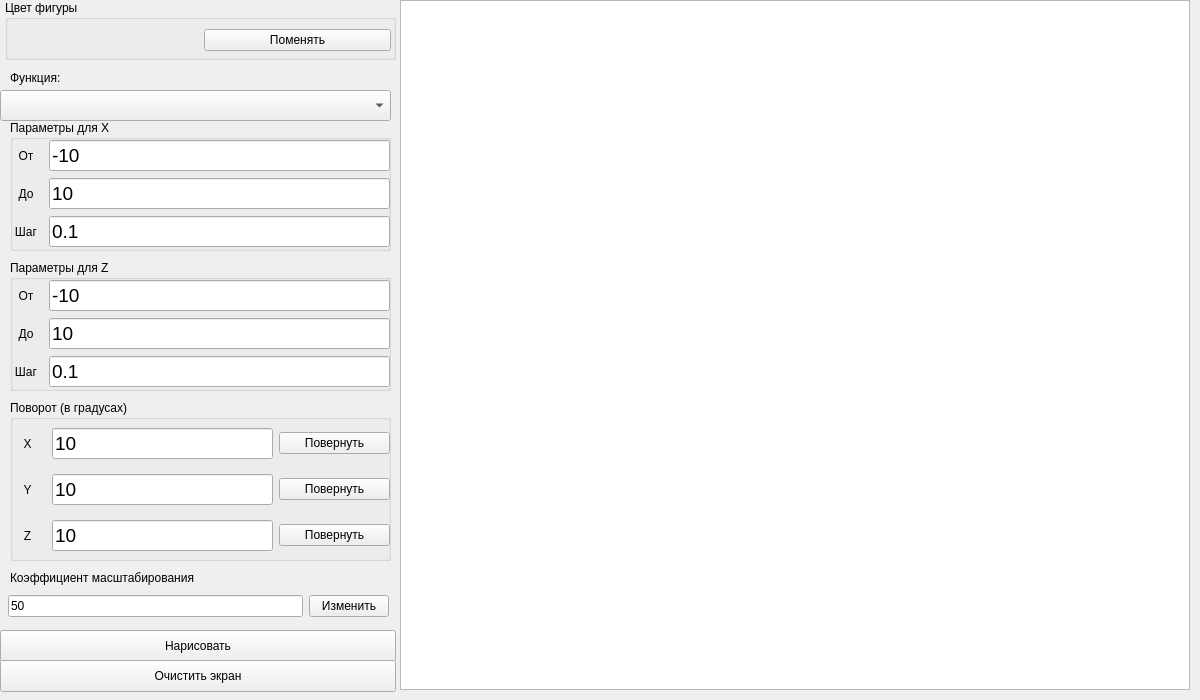
<?xml version="1.0" encoding="UTF-8"?>
<ui version="4.0">
 <class>MainWindow</class>
 <widget class="QMainWindow" name="MainWindow">
  <property name="geometry">
   <rect>
    <x>0</x>
    <y>0</y>
    <width>1200</width>
    <height>700</height>
   </rect>
  </property>
  <property name="windowTitle">
   <string>MainWindow</string>
  </property>
  <widget class="QWidget" name="centralwidget">
   <widget class="QGraphicsView" name="graphicsView">
    <property name="geometry">
     <rect>
      <x>400</x>
      <y>0</y>
      <width>790</width>
      <height>690</height>
     </rect>
    </property>
    <property name="minimumSize">
     <size>
      <width>740</width>
      <height>690</height>
     </size>
    </property>
   </widget>
   <widget class="QGroupBox" name="groupBox">
    <property name="geometry">
     <rect>
      <x>5</x>
      <y>0</y>
      <width>391</width>
      <height>60</height>
     </rect>
    </property>
    <property name="maximumSize">
     <size>
      <width>16777215</width>
      <height>60</height>
     </size>
    </property>
    <property name="title">
     <string>Цвет фигуры</string>
    </property>
    <widget class="QWidget" name="horizontalLayoutWidget_2">
     <property name="geometry">
      <rect>
       <x>0</x>
       <y>20</y>
       <width>391</width>
       <height>41</height>
      </rect>
     </property>
     <layout class="QHBoxLayout" name="horizontalLayout_2">
      <property name="leftMargin">
       <number>5</number>
      </property>
      <property name="rightMargin">
       <number>5</number>
      </property>
      <item>
       <widget class="QWidget" name="surface_color_preview" native="true"/>
      </item>
      <item>
       <widget class="QPushButton" name="btn_surface_color_change">
        <property name="text">
         <string>Поменять</string>
        </property>
       </widget>
      </item>
     </layout>
    </widget>
   </widget>
   <widget class="QPushButton" name="btn_draw">
    <property name="geometry">
     <rect>
      <x>0</x>
      <y>630</y>
      <width>396</width>
      <height>32</height>
     </rect>
    </property>
    <property name="text">
     <string>Нарисовать</string>
    </property>
   </widget>
   <widget class="QPushButton" name="btn_clear">
    <property name="geometry">
     <rect>
      <x>0</x>
      <y>660</y>
      <width>396</width>
      <height>32</height>
     </rect>
    </property>
    <property name="text">
     <string>Очистить экран</string>
    </property>
   </widget>
   <widget class="QComboBox" name="funcsCB">
    <property name="geometry">
     <rect>
      <x>0</x>
      <y>90</y>
      <width>391</width>
      <height>31</height>
     </rect>
    </property>
   </widget>
   <widget class="QLabel" name="label">
    <property name="geometry">
     <rect>
      <x>10</x>
      <y>70</y>
      <width>58</width>
      <height>16</height>
     </rect>
    </property>
    <property name="text">
     <string>Функция:</string>
    </property>
   </widget>
   <widget class="QGroupBox" name="groupBox_2">
    <property name="geometry">
     <rect>
      <x>10</x>
      <y>120</y>
      <width>381</width>
      <height>131</height>
     </rect>
    </property>
    <property name="title">
     <string>Параметры для Х</string>
    </property>
    <widget class="QWidget" name="verticalLayoutWidget">
     <property name="geometry">
      <rect>
       <x>-1</x>
       <y>19</y>
       <width>381</width>
       <height>111</height>
      </rect>
     </property>
     <layout class="QVBoxLayout" name="verticalLayout">
      <item>
       <layout class="QHBoxLayout" name="horizontalLayout" stretch="1,10">
        <item>
         <widget class="QLabel" name="label_2">
          <property name="text">
           <string>От</string>
          </property>
          <property name="alignment">
           <set>Qt::AlignCenter</set>
          </property>
         </widget>
        </item>
        <item>
         <widget class="QLineEdit" name="x_start">
          <property name="font">
           <font>
            <pointsize>14</pointsize>
           </font>
          </property>
          <property name="text">
           <string>-10</string>
          </property>
         </widget>
        </item>
       </layout>
      </item>
      <item>
       <layout class="QHBoxLayout" name="horizontalLayout_5" stretch="1,10">
        <item>
         <widget class="QLabel" name="label_3">
          <property name="text">
           <string>До</string>
          </property>
          <property name="alignment">
           <set>Qt::AlignCenter</set>
          </property>
         </widget>
        </item>
        <item>
         <widget class="QLineEdit" name="x_end">
          <property name="font">
           <font>
            <pointsize>14</pointsize>
           </font>
          </property>
          <property name="text">
           <string>10</string>
          </property>
         </widget>
        </item>
       </layout>
      </item>
      <item>
       <layout class="QHBoxLayout" name="horizontalLayout_4" stretch="1,10">
        <item>
         <widget class="QLabel" name="label_4">
          <property name="text">
           <string>Шаг</string>
          </property>
          <property name="alignment">
           <set>Qt::AlignCenter</set>
          </property>
         </widget>
        </item>
        <item>
         <widget class="QLineEdit" name="x_step">
          <property name="font">
           <font>
            <pointsize>14</pointsize>
           </font>
          </property>
          <property name="text">
           <string>0.1</string>
          </property>
         </widget>
        </item>
       </layout>
      </item>
     </layout>
    </widget>
   </widget>
   <widget class="QGroupBox" name="groupBox_3">
    <property name="geometry">
     <rect>
      <x>10</x>
      <y>260</y>
      <width>381</width>
      <height>131</height>
     </rect>
    </property>
    <property name="title">
     <string>Параметры для Z</string>
    </property>
    <widget class="QWidget" name="verticalLayoutWidget_2">
     <property name="geometry">
      <rect>
       <x>-1</x>
       <y>19</y>
       <width>381</width>
       <height>111</height>
      </rect>
     </property>
     <layout class="QVBoxLayout" name="verticalLayout_2">
      <item>
       <layout class="QHBoxLayout" name="horizontalLayout_6" stretch="1,10">
        <item>
         <widget class="QLabel" name="label_5">
          <property name="text">
           <string>От</string>
          </property>
          <property name="alignment">
           <set>Qt::AlignCenter</set>
          </property>
         </widget>
        </item>
        <item>
         <widget class="QLineEdit" name="z_start">
          <property name="font">
           <font>
            <pointsize>14</pointsize>
           </font>
          </property>
          <property name="text">
           <string>-10</string>
          </property>
         </widget>
        </item>
       </layout>
      </item>
      <item>
       <layout class="QHBoxLayout" name="horizontalLayout_7" stretch="1,10">
        <item>
         <widget class="QLabel" name="label_6">
          <property name="text">
           <string>До</string>
          </property>
          <property name="alignment">
           <set>Qt::AlignCenter</set>
          </property>
         </widget>
        </item>
        <item>
         <widget class="QLineEdit" name="z_end">
          <property name="font">
           <font>
            <pointsize>14</pointsize>
           </font>
          </property>
          <property name="text">
           <string>10</string>
          </property>
         </widget>
        </item>
       </layout>
      </item>
      <item>
       <layout class="QHBoxLayout" name="horizontalLayout_8" stretch="1,10">
        <item>
         <widget class="QLabel" name="label_7">
          <property name="text">
           <string>Шаг</string>
          </property>
          <property name="alignment">
           <set>Qt::AlignCenter</set>
          </property>
         </widget>
        </item>
        <item>
         <widget class="QLineEdit" name="z_step">
          <property name="font">
           <font>
            <pointsize>14</pointsize>
           </font>
          </property>
          <property name="text">
           <string>0.1</string>
          </property>
         </widget>
        </item>
       </layout>
      </item>
     </layout>
    </widget>
   </widget>
   <widget class="QGroupBox" name="groupBox_4">
    <property name="geometry">
     <rect>
      <x>10</x>
      <y>400</y>
      <width>381</width>
      <height>161</height>
     </rect>
    </property>
    <property name="title">
     <string>Поворот (в градусах)</string>
    </property>
    <widget class="QWidget" name="verticalLayoutWidget_3">
     <property name="geometry">
      <rect>
       <x>-1</x>
       <y>19</y>
       <width>381</width>
       <height>141</height>
      </rect>
     </property>
     <layout class="QVBoxLayout" name="verticalLayout_3">
      <item>
       <layout class="QHBoxLayout" name="horizontalLayout_9" stretch="1,6,3">
        <item>
         <widget class="QLabel" name="label_8">
          <property name="text">
           <string>X</string>
          </property>
          <property name="alignment">
           <set>Qt::AlignCenter</set>
          </property>
         </widget>
        </item>
        <item>
         <widget class="QLineEdit" name="x_rotate">
          <property name="font">
           <font>
            <pointsize>14</pointsize>
           </font>
          </property>
          <property name="text">
           <string>10</string>
          </property>
         </widget>
        </item>
        <item>
         <widget class="QPushButton" name="x_rotate_btn">
          <property name="text">
           <string>Повернуть</string>
          </property>
         </widget>
        </item>
       </layout>
      </item>
      <item>
       <layout class="QHBoxLayout" name="horizontalLayout_10" stretch="1,6,3">
        <item>
         <widget class="QLabel" name="label_9">
          <property name="text">
           <string>Y</string>
          </property>
          <property name="alignment">
           <set>Qt::AlignCenter</set>
          </property>
         </widget>
        </item>
        <item>
         <widget class="QLineEdit" name="y_rotate">
          <property name="font">
           <font>
            <pointsize>14</pointsize>
           </font>
          </property>
          <property name="text">
           <string>10</string>
          </property>
         </widget>
        </item>
        <item>
         <widget class="QPushButton" name="y_rotate_btn">
          <property name="text">
           <string>Повернуть</string>
          </property>
         </widget>
        </item>
       </layout>
      </item>
      <item>
       <layout class="QHBoxLayout" name="horizontalLayout_11" stretch="1,6,3">
        <item>
         <widget class="QLabel" name="label_10">
          <property name="text">
           <string>Z</string>
          </property>
          <property name="alignment">
           <set>Qt::AlignCenter</set>
          </property>
         </widget>
        </item>
        <item>
         <widget class="QLineEdit" name="z_rotate">
          <property name="font">
           <font>
            <pointsize>14</pointsize>
           </font>
          </property>
          <property name="text">
           <string>10</string>
          </property>
         </widget>
        </item>
        <item>
         <widget class="QPushButton" name="z_rotate_btn">
          <property name="text">
           <string>Повернуть</string>
          </property>
         </widget>
        </item>
       </layout>
      </item>
     </layout>
    </widget>
   </widget>
   <widget class="QWidget" name="layoutWidget">
    <property name="geometry">
     <rect>
      <x>8</x>
      <y>590</y>
      <width>381</width>
      <height>33</height>
     </rect>
    </property>
    <layout class="QHBoxLayout" name="horizontalLayout_12" stretch="8,2">
     <item>
      <widget class="QLineEdit" name="scale_coef">
       <property name="text">
        <string>50</string>
       </property>
      </widget>
     </item>
     <item>
      <widget class="QPushButton" name="scale_change">
       <property name="text">
        <string>Изменить</string>
       </property>
      </widget>
     </item>
    </layout>
   </widget>
   <widget class="QLabel" name="label_12">
    <property name="geometry">
     <rect>
      <x>10</x>
      <y>570</y>
      <width>201</width>
      <height>16</height>
     </rect>
    </property>
    <property name="text">
     <string>Коэффициент масштабирования</string>
    </property>
   </widget>
  </widget>
 </widget>
 <resources/>
 <connections/>
</ui>
